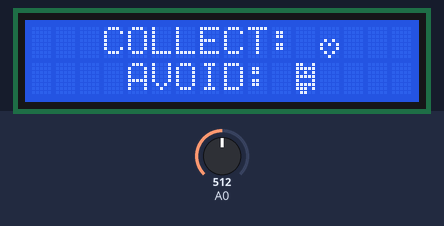
Simulated run of this sketch. Board: Arduino Uno, built with avr-gcc and run on an emulated ATmega328P. Parts: 16×2 character LCD. Inputs (shaded band) come from the test bench; at power-on: A0 = 512. Random numbers use the default seed unless the sketch sets one.

Above: at 1.7 s.
1.8 s: A0 set to 841
4.2 s: A0 set to 866
At 4.6 s:
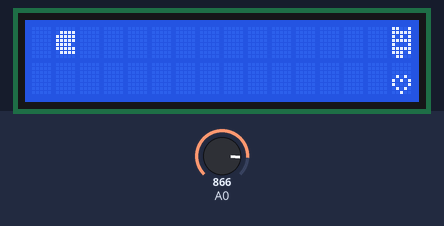
6.3 s: A0 set to 840
At 7.1 s:
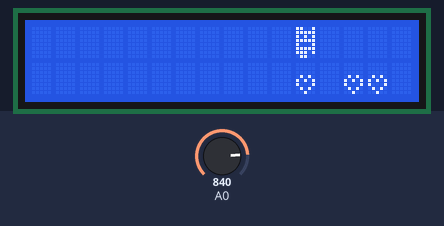
9.0 s: A0 set to 860
At 9.87 s:
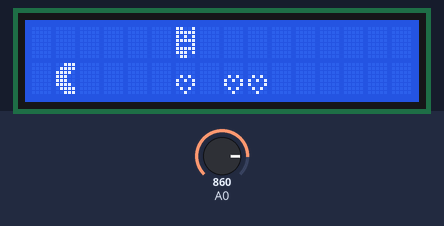
12.0 s: A0 set to 716
At 16.4 s:
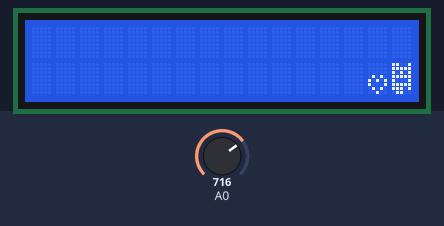
16.8 s: A0 set to 900
At 18.57 s:
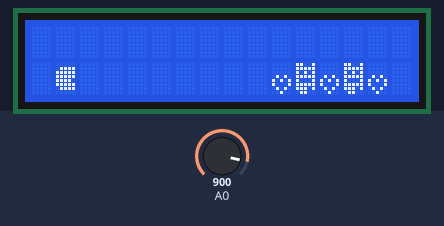

Measured:
- the behaviour switches between 849 and 850 on A0 (found by bisection; images 0 and 1)
- what the display in image 2 shows lasts 0.6 s, from 6.6 s to 7.2 s

The sketch:

Advanced_Features_Game.ino
```cpp
#include <LiquidCrystal.h>

const int rs = 8, en = 9, d4 = 4, d5 = 5, d6 = 6, d7 = 7;
LiquidCrystal lcd(rs, en, 4, 5, 6, 7);

static const int SPRITE_PACMAN_OPEN = 0;
static const int SPRITE_PACMAN_CLOSED = 1;
static const int SPRITE_GHOST = 2;
static const int SPRITE_HEART = 3;
static const int SPRITE_SMILEY = 4;
static const int TYPE_NONE = 0;
static const int TYPE_HEART = 1;
static const int TYPE_GHOST = 2;
static const int MAX_SPRITES = 10;
static const int STATE_INTRO = 0;
static const int STATE_PLAY = 1;
static const int STATE_GAMEOVER = 2;
int HIGHSCORE_ADDRESS = 0;
static const int TOP = 0;
static const int BOTTOM = 1;

struct sprite {
  int x;
  int y;
  int type;
};

struct sprite sprites[MAX_SPRITES];

long timeToMove, timeToAnimate, timeToDebounce;
int state, score, highScore, gameSpeed, pacmanX, pacmanY, ghostOdds;
boolean mouthState, smile;

static const byte spriteBitmaps[8][8] = {
  {0x7, 0xF, 0x1E, 0x1C, 0x1C, 0x1E, 0xF, 0x7},
  {0x0, 0xF, 0x1F, 0x1F, 0x1E, 0x1F, 0xF, 0x0},
  {0x19, 0x1F, 0x15, 0x1F, 0x11, 0x1F, 0x1D, 0xC},
  {0x0, 0x0, 0x0, 0xA, 0x15, 0x11, 0xA, 0x4},
  {0x0, 0xA, 0x0, 0x0, 0x11, 0xE, 0x0, 0x0},
  {0x1F, 0x1F, 0x1F, 0x1F, 0x1F, 0x0, 0x0, 0x0},
  {0x0, 0x0, 0x0, 0x1F, 0x1F, 0x1F, 0x1F, 0x1F},
  {0x1F, 0x0, 0x0, 0x0, 0x0, 0x0, 0x0, 0x0}
};


void setup() {
  for (int i = 0; i < (sizeof(spriteBitmaps) / 8); i++) {
    lcd.createChar(i, spriteBitmaps[i]);
  }

  delay(500);
  lcd.begin(16, 2);
  randomSeed(analogRead(1));
  state = STATE_INTRO;
  initVars();
}


void loop() {
  switch (state) {
    case STATE_INTRO: intro(); break;
    case STATE_PLAY: play(); break;
    case STATE_GAMEOVER: gameover(); break;
  }
}


void initVars() {
  for (int i = 0; i < MAX_SPRITES; i++) {
    sprites[i] = {0, 0, TYPE_NONE};
  }
  highScore = 0;
  timeToMove = 0;
  timeToAnimate = 0;
  timeToDebounce = 0;
  score = 0;
  gameSpeed = 600;
  ghostOdds = 6;
  pacmanX = 1;
  pacmanY = 0;
  mouthState = false;
  smile = false;
}


void intro() {
  lcd.clear(); lcd.setCursor(3, 0); lcd.print("WELCOME TO"); lcd.setCursor(1, 1); lcd.print("JEFF'S ARCADE");
  waitButton();
  lcd.clear(); lcd.setCursor(2, 0); lcd.print("IT'S SIMPLE!");
  waitButton();
  lcd.clear(); lcd.setCursor(0, 0); lcd.print("Press the button"); lcd.setCursor(1, 1); lcd.print("to move pacman");
  waitButton();
  lcd.clear(); lcd.setCursor(6, 0); lcd.print("BUT!");
  lcd.setCursor(0, 1); lcd.print("Don't forget to");
  waitButton();
  lcd.clear(); lcd.setCursor(3, 0); lcd.print("COLLECT: "); lcd.write(byte(SPRITE_HEART)); lcd.setCursor(4, 1); lcd.print("AVOID: "); lcd.write(byte(SPRITE_GHOST));
  waitButton(); lcd.clear(); lcd.setCursor(1, 0); lcd.print("ARE YOU READY?"); lcd.setCursor(0, 1); lcd.print("Press the button");
  waitButton();
  animation(1);
  state = STATE_PLAY;
}


void play() {
  drawScreen();
  long now = millis();
  if (checkButton()) {
    hidePacman();
    pacmanY = !pacmanY;
  }

  if (now > timeToMove) {
    moveLeft();
    if (!random(0, ghostOdds)) {
      spawn(TYPE_GHOST);
    }
    if (!random(0, 3)) {
      spawn(TYPE_HEART);
    }
    timeToMove = now + gameSpeed;
  }

  int c = collision();
  if (c == TYPE_HEART) {
    eatHeart();
    increaseScore();
  } else if (c == TYPE_GHOST) {
    state = STATE_GAMEOVER;
  }
}


void gameover() {
  animation(0);
  lcd.setCursor(3, 0); lcd.print("GAME OVER"); lcd.setCursor(0, 1); lcd.print("How did you do?");
  waitButton();
  lcd.clear(); lcd.setCursor(2, 0); lcd.print("YOUR SCORE:"); lcd.setCursor(7, 1); lcd.print(score);
  waitButton();
  if (score > highScore) {
    lcd.clear(); lcd.setCursor(1, 0); lcd.print("NEW HIGHSCORE!");
    highScore = score;
    waitButton();
  }
  lcd.clear(); lcd.setCursor(3, 0); lcd.print("TRY AGAIN"); lcd.setCursor(2, 1); lcd.print("Highscore: "); lcd.print(highScore);
  waitButton();
  initVars();
  state = STATE_PLAY;
  lcd.clear();
}


void drawScreen() {
  for (int i = 0; i < MAX_SPRITES; i++) {
    drawSprite(i);
  }
  drawPacman();
}


void eatHeart() {
  for (int i = 0; i < MAX_SPRITES; i++) {
    if (sprites[i].x == pacmanX && sprites[i].y == pacmanY && sprites[i].type == TYPE_HEART) {
      smile = true;
      deleteSprite(i);
      return;
    }
  }
}


void increaseScore() {
  score++;
  if (!(score % 10)) {
    gameSpeed = gameSpeed - 30;
    if (ghostOdds > 1) {
      ghostOdds--;
    }
  }
}


void spawn(int type) {
  int x = 15;
  int y = random(0, 2);
  for (int i = 0; i < MAX_SPRITES; i++) {
    int spriteType = sprites[i].type;
    if (spriteType == TYPE_NONE) {
      if (((type == TYPE_GHOST) && okayToSpawnGhost(y)) || ((type == TYPE_HEART) && okayToSpawnHeart(y))) {
        createSprite(i, x, y, type);
      }
      return;
    }
  }
}


int at(int x, int y) {
  for (int i = 0; i < MAX_SPRITES; i++) {
    if (sprites[i].x == x && sprites[i].y == y && sprites[i].type != TYPE_NONE) {
      return sprites[i].type;
    }
  }
  return TYPE_NONE;
}


int okayToSpawnGhost(int pos) {
  if (at(15, pos) != TYPE_NONE) {
    return 0;
  } else if (at(15, !pos) == TYPE_GHOST) {
    return 0;
  } else if ((pos == TOP) && (at(14, BOTTOM) == TYPE_GHOST)) {
    return 0;
  } else if ((pos == BOTTOM) && (at(14, TOP) == TYPE_GHOST)) {
    return 0;
  }
  return 1;
}


int okayToSpawnHeart(int pos) {
  if (at(15, pos) != TYPE_NONE) {
    return 0;
  }
  return 1;
}


void moveLeft() {
  for (int i = 0; i < MAX_SPRITES; i++) {
    if (sprites[i].type != TYPE_NONE) {
      int x = sprites[i].x - 1;
      int y = sprites[i].y;
      moveSprite(i, x, y);
    }
  }
}


void createSprite(int s, int x, int y, int type) {
  sprites[s].x = x;
  sprites[s].y = y;
  sprites[s].type = type;
}


void drawSprite(int s) {
  int spriteType = sprites[s].type;
  if (spriteType == TYPE_NONE) {
    return;
  }
  int x = sprites[s].x;
  int y = sprites[s].y;
  if (!((x == pacmanX) && (y == pacmanY))) {
    lcd.setCursor(x, y);
    switch (spriteType) {
      case TYPE_GHOST: lcd.write(byte(SPRITE_GHOST)); break;
      case TYPE_HEART: lcd.write(byte(SPRITE_HEART)); break;
      default: lcd.write(byte(32)); break;
    }
  }
}


void hideSprite(int s) {
  lcd.setCursor(sprites[s].x, sprites[s].y);
  lcd.write(byte(32));
}


void drawPacman() {
  if ((millis() > timeToAnimate) || (smile)) {
    int wait = 350;
    lcd.setCursor(pacmanX, pacmanY);
    if (smile) {
      lcd.write(byte(SPRITE_SMILEY));
      wait = 600;
      smile = false;
    } else if (mouthState) {
      lcd.write(byte(SPRITE_PACMAN_OPEN));
    } else {
      lcd.write(byte(SPRITE_PACMAN_CLOSED));
    }
    mouthState = !mouthState;
    timeToAnimate = millis() + wait;
  }
}


void hidePacman() {
  lcd.setCursor(pacmanX, pacmanY);
  lcd.write(byte(32));
}


void deleteSprite(int s) {
  hideSprite(s);
  sprites[s].x = 0;
  sprites[s].y = 0;
  sprites[s].type = TYPE_NONE;
}


void moveSprite(int s, int x, int y) {
  if ((x < 0) || (x > 15)) {
    deleteSprite(s);
  } else {
    hideSprite(s);
    sprites[s].x = x;
    sprites[s].y = y;
  }
}


int collision() {
  return at(pacmanX, pacmanY);
}


void animation(int direction) {
  byte animationOpen[6] = {255, 255, 5, 6, 7, 95};
  byte animationClose[6] = {7, 95, 5, 6, 255, 255};
  byte animationChars[6];
  if (direction) {
    memcpy(animationChars, animationOpen, sizeof animationChars);
  } else {
    memcpy(animationChars, animationClose, sizeof animationChars);
  }
  lcd.clear();
  for (int frame = 0; frame < 3; frame++) {
    lcd.setCursor(0, 0);
    for (int i = 0; i < 16; i++) lcd.write(animationChars[frame * 2]);
    lcd.setCursor(0, 1);
    for (int i = 0; i < 16; i++) lcd.write(animationChars[(frame * 2) + 1]);
    delay(300);
    lcd.clear();
  }
}


int checkButton() {
  long now = millis();
  if (now > timeToDebounce) {
    int b = analogRead(A0);
    if (b < 850) {
      timeToDebounce = now + 300;
      return 1;
    }
  }
  return 0;
}


void waitButton() {
  while (!checkButton()) delay(50);
}
```
